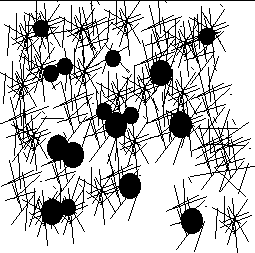
//> input picture week 1/Opdracht 2.3/Opdracht 2.3/Resources/balls.png, 255 x 253 px
$ ./Opdracht_2.3   (built with g++ and OpenCV 4)
//> lines starting //> are read from the running program, lines starting //| are printed output that depends on the picture; after the words box and inside, x2 and y2 are one past the last pixel; in counts of white or black regions, pixels touching at a corner belong together
#include <opencv2/imgcodecs.hpp>
#include <opencv2/highgui.hpp>
#include <opencv2/imgproc.hpp>
#include <iostream>

using namespace cv;
using namespace std;


void main() {

	string path = "Resources/balls.png";
	Mat img = imread(path);
//> img is the input picture: 253 rows x 255 cols, CV_8UC3; 76.7% white; 19 black regions (16 under 20 px), largest, box (x1, y1, x2, y2) and area: (0, 0, 255, 246) 14015, (166, 179, 207, 252) 676, (212, 196, 252, 253) 320
	Mat imgGray, imgDil, imgErode;

	cvtColor(img, imgGray, COLOR_BGR2GRAY);


	Mat kernel = getStructuringElement(MORPH_RECT, Size(5, 5));
	dilate(imgGray, imgDil, kernel);
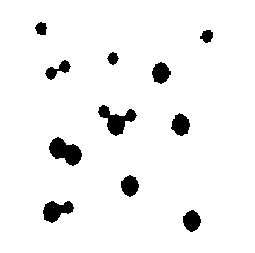
//> imgDil: 253 rows x 255 cols, CV_8UC1; 95% white; 11 black regions, largest, box (x1, y1, x2, y2) and area: (49, 137, 82, 166) 570, (98, 105, 137, 136) 538, (43, 201, 74, 223) 423
	erode(imgDil, imgErode, kernel);
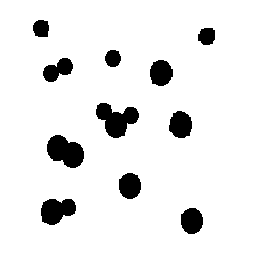
//> imgErode: 253 rows x 255 cols, CV_8UC1; 91.6% white; 11 black regions, largest, box (x1, y1, x2, y2) and area: (96, 103, 139, 138) 874, (47, 135, 84, 168) 842, (41, 199, 76, 225) 671
	imshow("Image", img);
	imshow("Image Erosion", imgErode);
	waitKey(0);
}
